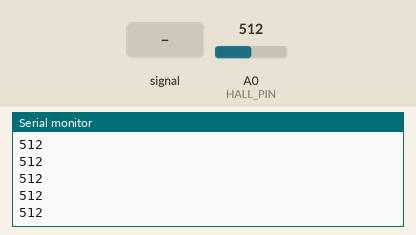
This sketch was run on a simulated Arduino Nano, built with avr-gcc and run on an emulated ATmega328P. On the bench: the last lines printed to the serial monitor. The test bench sets the inputs (shaded band); at power-on: A0 (HALL_PIN) = 512.

Above: at 1.2 s.
1.3 s: A0 (HALL_PIN) fed a 200 Hz sine of ±81 counts around its level
At 1.37 s:
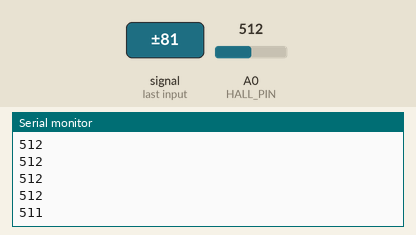
2.8 s: A0 (HALL_PIN) set to 716
At 2.82 s:
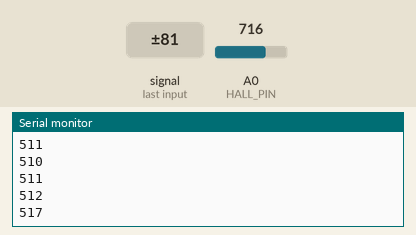
4.3 s: A0 (HALL_PIN) fed a 1000 Hz sine of ±255 counts around its level
At 4.37 s:
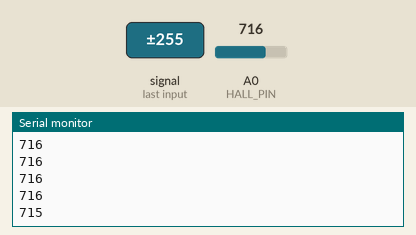
5.8 s: A0 (HALL_PIN) set to 900
At 5.82 s:
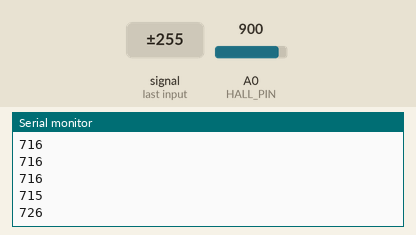
Timing chart, 0 to 8.3 s (numbered marks = the images above; inputs shaded):
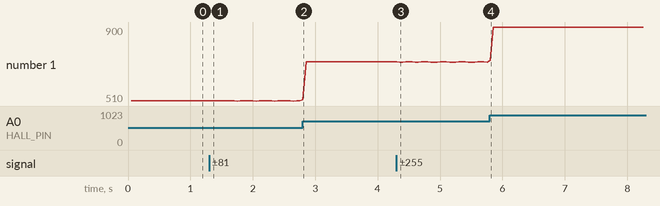

Measured:
- after the input at 1.3 s, the serial monitor: prints a new line after 0.05 s (image 1)
- after the input at 2.8 s, the serial monitor: prints a new line at once (image 2)
- after the input at 4.3 s, the serial monitor: prints a new line after 0.05 s (image 3)
- after the input at 5.8 s, the serial monitor: prints a new line at once (image 4)
- plotted number 1: 512 → 716 after the input at 2.8 s, 716 → 715 after the input at 4.3 s, 715 → 900 after the input at 5.8 s

The sketch:

sketch_jul7a_Cont_Output_7_ThresholdTesting.ino
```cpp
/*
  Print averaged A1 readings every 50ms
  Arduino Nano (ATmega328P)
*/

const uint8_t HALL_PIN = A0;
const uint16_t INTERVAL_MS = 50;

void setup() {
  Serial.begin(115200);
}

void loop() {
  uint32_t startTime = millis();
  uint32_t sum = 0;
  uint16_t count = 0;

  // Collect as many samples as possible for 50ms
  while (millis() - startTime < INTERVAL_MS) {
    sum += analogRead(HALL_PIN);
    count++;
  }

  // Print the average value
  if (count > 0) {
    uint16_t avg = sum / count;
    Serial.println(avg);
  }

  // Wait for the remainder of the 50ms interval, if any
  uint32_t elapsed = millis() - startTime;
  if (elapsed < INTERVAL_MS) {
    delay(INTERVAL_MS - elapsed);
  }
}
```
